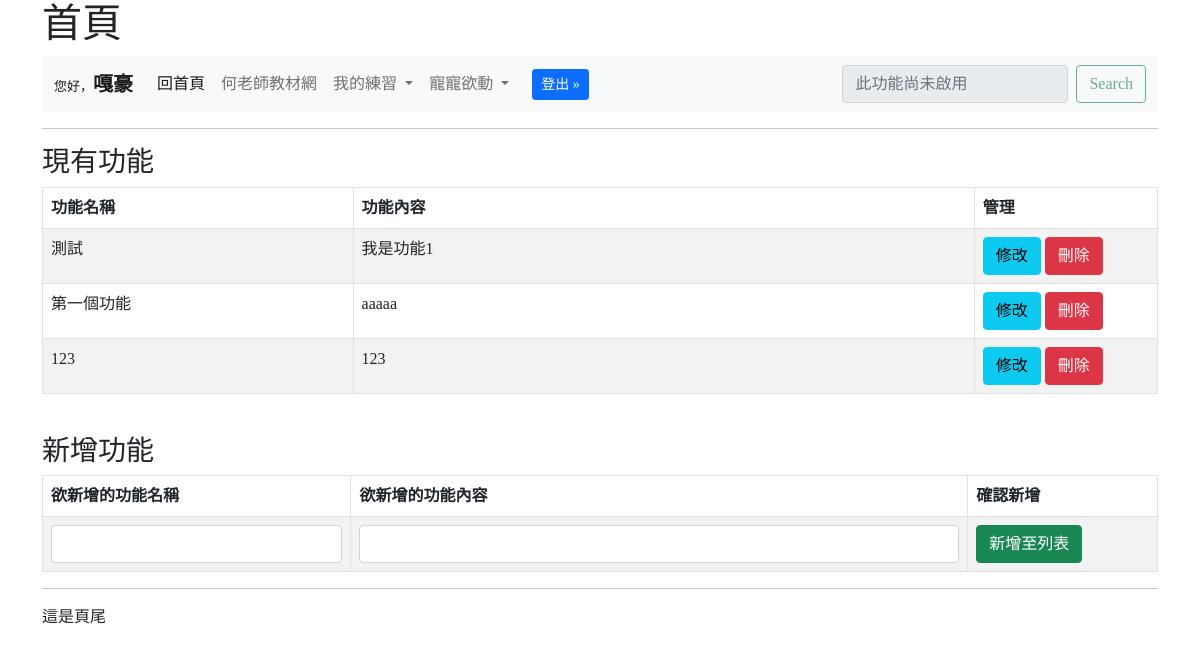
The app's page / (signed in) with its own data.
### mysite/models.py (models this page shows)
class Func(models.Model):
    name = models.CharField(max_length=100)    # 功能名稱
    content = models.TextField()			   # 功能內容

### mysite/views.py (the view)
# urls.py: path('',views.index, name='Index'),
def index(request):
	functions = Func.objects.all()
	form = FunctionForm()
	if request.method == "POST":
		form = FunctionForm(request.POST)
		if form.is_valid():
			form.save()
		return redirect("/")
	context = {
		'functions':functions,
		'form':form
	}
	return render(request, "index.html", context)

### mysite/forms.py
class FunctionForm(forms.ModelForm):
    class Meta:
        model = Func
        fields = '__all__'
        widgets = {
            'name': forms.TextInput(attrs={'class': 'form-control'}),
            'content': forms.TextInput(attrs={'class': 'form-control'})
        }
        labels = {
            'name': '欲新增的功能名稱',
            'content':'欲新增的功能內容'
        }

### templates/index.html (shortened to what this page needs)
{% extends "base.html" %}
{% block headmessage %} 首頁 {% endblock %}
{% block main %}
	<hr>
	<h3>現有功能</h3>
	<table class="table table-bordered table-striped">
        <thead class="thead-dark">
            <tr>
                <th>功能名稱</th>
                <th>功能內容</th>
                {% if request.user.is_superuser %}
                	<th>管理</th>
                {% endif %}
            </tr>
        </thead>
        <tbody>
        	{% for function in functions %}
	            <tr>
			        <td Width="100">{{ function.name }}</td>
			        <td Width="200">{{ function.content }}</td>
			        {% if request.user.is_superuser %}
				        <td Width="50">
						    <a href="{% url 'UpdateF' function.id %}" class="btn btn-info">修改</a>
						    <a href="{% url 'DeleteF' function.id %}" class="btn btn-danger">刪除</a>
				        </td>
				    {% endif %}
			    </tr>
	        {% endfor %}
        </tbody>
    </table>
    <br>
    {% if request.user.is_superuser %}
    	<h3>新增功能</h3>
		<form action="" method="POST">
			<table class="table table-bordered table-striped">
				<thead class="thead-dark">
		            <tr>
		                <th><label>{{ form.name.label }}</label></th>
		                <th><label>{{ form.content.label }}</label></th>
		                <th>確認新增</th>
		            </tr>
		        </thead>
				<tr>
					<td Width="200">{{ form.name }}</td>
					<td Width="400">{{ form.content }}</td>
					<td Width="100"><input type="submit" class="btn btn-success" value="新增至列表"></td>
				</tr>
			</table>
		</form>
	{% endif %}
{% endblock %}

### templates/menu.html (shortened to what this page needs)
<nav class="navbar navbar-expand-lg navbar-light bg-light">
  <div class="container-fluid">
    <a class="navbar-brand" href="#">
      {% if request.user.is_authenticated %}
        <font size="2">您好，</font><b>{{ request.user.first_name }}</b>
      {% else %}
        懶得登入的人
      {% endif %}
    </a>
    <div class="collapse navbar-collapse" id="navbarSupportedContent">
      <ul class="navbar-nav me-auto mb-2 mb-lg-0">
        <li class="nav-item">
          <a class="nav-link active" aria-current="page" href="/">回首頁</a>
        </li>
        <li class="nav-item">
          <a class="nav-link" href="https://104.es">何老師教材網</a>
        </li>
        <li class="nav-item dropdown">
          <a class="nav-link dropdown-toggle" href="#" id="navbarDropdown" role="button" data-bs-toggle="dropdown" aria-expanded="false">
            我的練習
          </a>
        </li>
        <li class="nav-item dropdown">
          <a class="nav-link dropdown-toggle" href="#" id="navbarDropdown" role="button" data-bs-toggle="dropdown" aria-expanded="false">
            寵寵欲動
          </a>
        </li>
        {% if request.user.is_authenticated %}
          <li class="nav-item">
              <a class="btn btn-lg btn-primary btn-sm" style="margin-top:5px;margin-left:15px" href="{% url 'Logout' %}" role="button">登出 &#187;</a>
          </li>
        {% endif %}
      </ul>
      <form class="d-flex">
        <input class="form-control me-2" type="search" placeholder="此功能尚未啟用" disabled="disabled" aria-label="Search">
        <button class="btn btn-outline-success" type="submit" disabled="disabled">Search</button>
      </form>
    </div>
  </div>
</nav>

### records on screen
Func: name "測試", content "我是功能1"
Func: name "第一個功能", content "aaaaa"
Func: name "123", content "123"

### other values on screen
{{ request.user.first_name }} "嘎豪"
